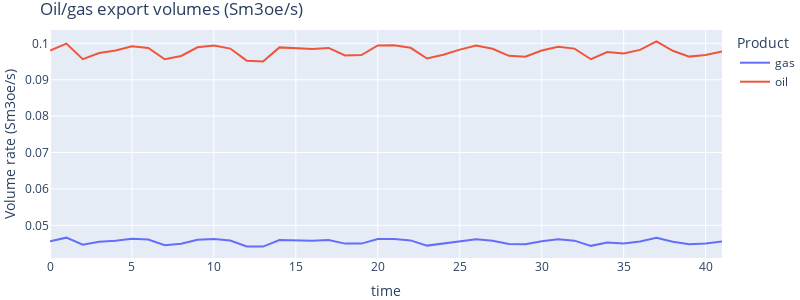

The notebook cell this image was saved under:
### Code cell
df=sim_result.device_flow.unstack([0,1,2])[[('ex_g','gas','in'),('ex_o','oil','in')]]
df.columns=['gas','oil']
df=df.reset_index()
df["gas"]=df["gas"]/1000 # convert to oil equivalents
df = df.melt(var_name="Product",value_name="Volume rate (Sm3oe/s)",id_vars=('time'))
fig=px.line(df,x="time",y="Volume rate (Sm3oe/s)",color="Product",title="Oil/gas export volumes (Sm3oe/s)")
fig.update_layout(autosize=False,width=800,height=300,margin=dict(l=0,r=0,t=30,b=0)).show()

### Figure 1 — Plotly figure (JSON) as saved in the notebook; plotly's stock layout.template omitted (floating-point values rounded to 4 significant figures)
{"data": [{"hovertemplate": "Product=gas<br>time=%{x}<br>Volume rate (Sm3oe/s)=%{y}<extra></extra>", "legendgroup": "gas", "line": {"color": "#636efa", "dash": "solid"}, "marker": {"symbol": "circle"}, "mode": "lines", "name": "gas", "orientation": "v", "showlegend": true, "type": "scatter", "x": [0, 1, 2, 3, 4, 5, 6, 7, 8, 9, 10, 11, 12, 13, 14, 15, 16, 17, 18, 19, 20, 21, 22, 23, 24, 25, 26, 27, 28, 29, 30, 31, 32, 33, 34, 35, 36, 37, 38, 39, 40, 41], "xaxis": "x", "y": [0.04561, 0.04661, 0.04468, 0.04546, 0.04579, 0.04631, 0.0461, 0.04452, 0.04494, 0.04604, 0.04623, 0.04582, 0.0442, 0.04415, 0.04598, 0.0459, 0.04578, 0.04593, 0.04497, 0.04497, 0.04621, 0.04623, 0.04586, 0.04442, 0.04498, 0.04564, 0.0462, 0.04578, 0.04487, 0.04478, 0.04564, 0.04616, 0.04579, 0.04436, 0.04528, 0.04503, 0.04555, 0.0466, 0.0455, 0.04477, 0.04503, 0.04557], "yaxis": "y"}, {"hovertemplate": "Product=oil<br>time=%{x}<br>Volume rate (Sm3oe/s)=%{y}<extra></extra>", "legendgroup": "oil", "line": {"color": "#EF553B", "dash": "solid"}, "marker": {"symbol": "circle"}, "mode": "lines", "name": "oil", "orientation": "v", "showlegend": true, "type": "scatter", "x": [0, 1, 2, 3, 4, 5, 6, 7, 8, 9, 10, 11, 12, 13, 14, 15, 16, 17, 18, 19, 20, 21, 22, 23, 24, 25, 26, 27, 28, 29, 30, 31, 32, 33, 34, 35, 36, 37, 38, 39, 40, 41], "xaxis": "x", "y": [0.09801, 0.09994, 0.09567, 0.09734, 0.09807, 0.09919, 0.09876, 0.09563, 0.09655, 0.09891, 0.09938, 0.09857, 0.09524, 0.09502, 0.09889, 0.09873, 0.09846, 0.09876, 0.09668, 0.09678, 0.09943, 0.09951, 0.09878, 0.09583, 0.09685, 0.09829, 0.09943, 0.09851, 0.09657, 0.09632, 0.09804, 0.09906, 0.09856, 0.09564, 0.09762, 0.09719, 0.09822, 0.1005, 0.09797, 0.09636, 0.09678, 0.09778], "yaxis": "y"}], "layout": {"autosize": false, "height": 300, "legend": {"title": {"text": "Product"}, "tracegroupgap": 0}, "margin": {"b": 0, "l": 0, "r": 0, "t": 30}, "title": {"text": "Oil/gas export volumes (Sm3oe/s)"}, "width": 800, "xaxis": {"anchor": "y", "domain": [0, 1], "title": {"text": "time"}}, "yaxis": {"anchor": "x", "domain": [0, 1], "title": {"text": "Volume rate (Sm3oe/s)"}}}}
